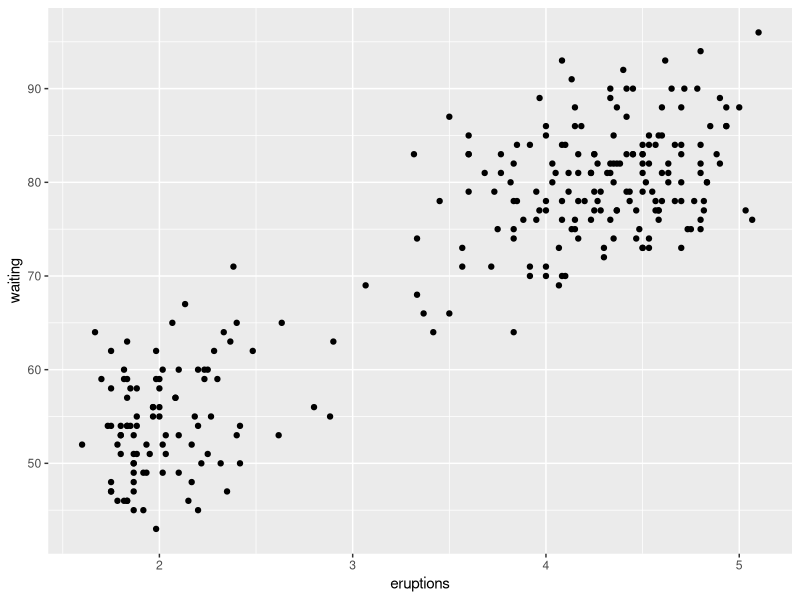
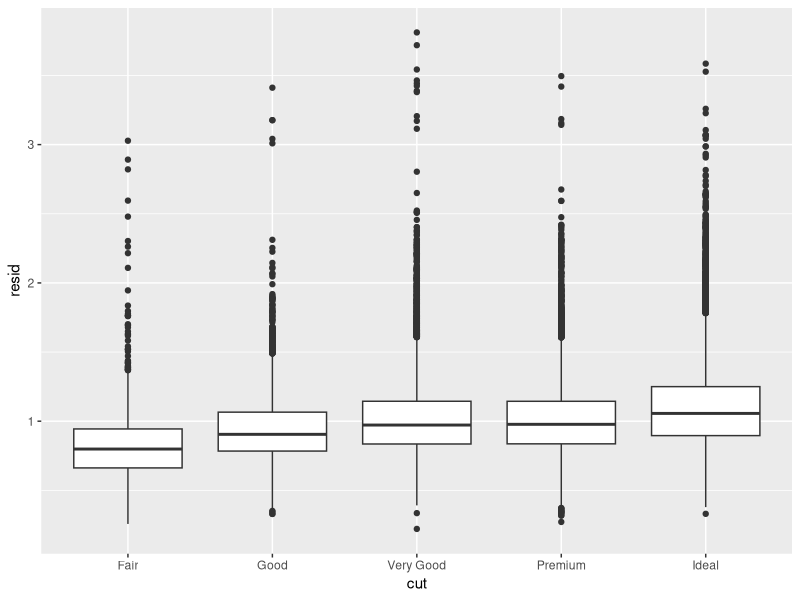
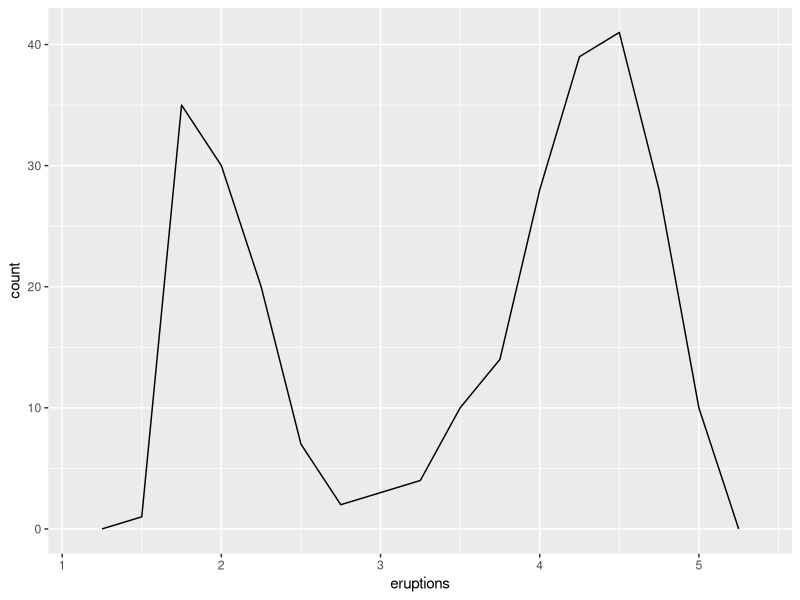
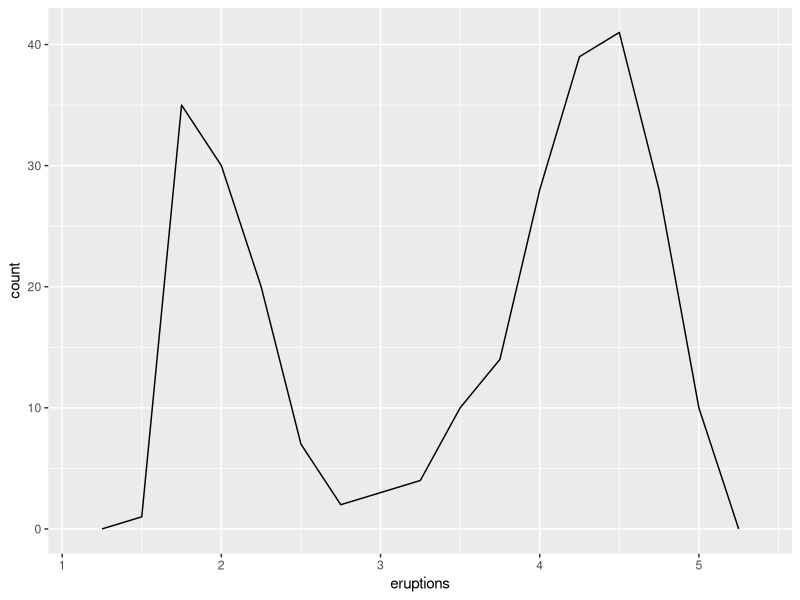

Source code (R) for these figures, in order:
library(tidyverse)
library(modelr)

# Patterns point to systematic relationships between variables
# When you see a pattern, you could ask yourself:
#   Could this pattern be due to coincidence (i.e. random chance)?
#   How can you describe the relationship implied by the pattern?
#   How strong is the relationship implied by the pattern?
#   What other variables might affect the relationship?
#   Does the relationship change if you look at individual subgroups of the data?
  
# A scatterplot of the eruption length vs time between eruptions of old faithful shows that longer waits
#   are associated with longer eruptions. But it also shows two clusters
ggplot(data = faithful) + 
  geom_point(mapping = aes(x = eruptions, y = waiting))

# Models let us extract patterns from the data
# For example, it's hard to understand the relationship between cut and price, because cut and carat, 
#   and carat and price are tightly related
# But we could use a model to remove the effects of carat on the relationship between price and cut
# This model predicts price from carat
mod <- lm(log(price) ~ log(carat), data = diamonds)

# Then calculates the residuals
diamonds2 <- diamonds %>% 
  add_residuals(mod) %>% 
  mutate(resid = exp(resid))

# Plotting the residuals shows that as cut improves, price goes up, now carat has been taken care of
ggplot(data = diamonds2) + 
  geom_boxplot(mapping = aes(x = cut, y = resid))


# So far with ggplot2, we've been writing out the arguments explicily
ggplot(data = faithful, mapping = aes(x = eruptions)) + 
  geom_freqpoly(binwidth = 0.25)

# However, the inital arguments should be well known, and don't need to be written explicitly
# This means you can write the code more consicely, and see the differences between functions
ggplot(faithful, aes(eruptions)) + 
  geom_freqpoly(binwidth = 0.25)


